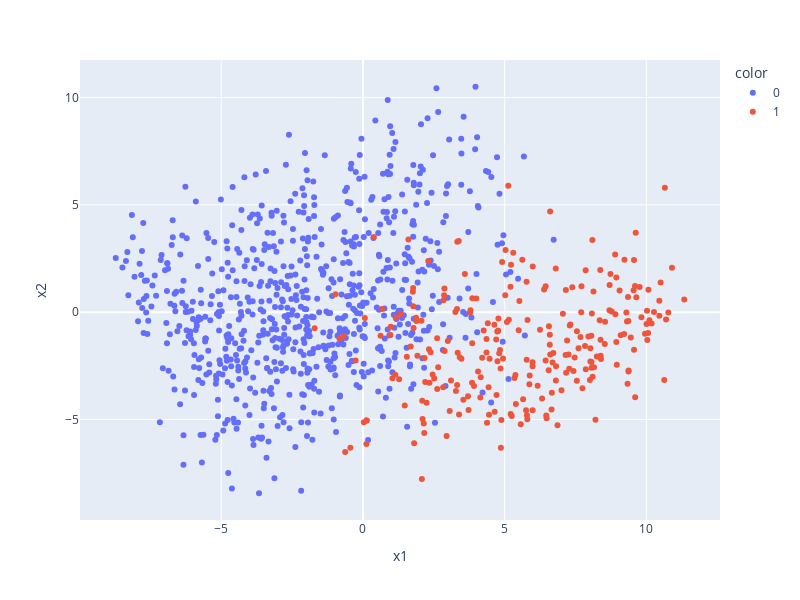

Source (notebook cell):
### Code cell
fig = px.scatter(emb_2d, x="x1", y="x2", color="color", hover_name="short_name", width=800, height=600)

fig.show()

### Figure 1 — Plotly figure (JSON) as saved in the notebook; plotly's stock layout.template omitted (floating-point values rounded to 4 significant figures; data arrays with more than 128 entries replaced by an {"elided": "..."} marker saying what was removed)
{"data": [{"hovertemplate": "<b>%{hovertext}</b><br><br>color=0<br>x1=%{x}<br>x2=%{y}<extra></extra>", "hovertext": {"elided": "745 str values"}, "legendgroup": "0", "marker": {"color": "#636efa", "symbol": "circle"}, "mode": "markers", "name": "0", "orientation": "v", "showlegend": true, "type": "scatter", "x": {"elided": "745 float values"}, "xaxis": "x", "y": {"elided": "745 float values"}, "yaxis": "y"}, {"hovertemplate": "<b>%{hovertext}</b><br><br>color=1<br>x1=%{x}<br>x2=%{y}<extra></extra>", "hovertext": {"elided": "255 str values"}, "legendgroup": "1", "marker": {"color": "#EF553B", "symbol": "circle"}, "mode": "markers", "name": "1", "orientation": "v", "showlegend": true, "type": "scatter", "x": {"elided": "255 float values"}, "xaxis": "x", "y": {"elided": "255 float values"}, "yaxis": "y"}], "layout": {"height": 600, "legend": {"title": {"text": "color"}, "tracegroupgap": 0}, "margin": {"t": 60}, "width": 800, "xaxis": {"anchor": "y", "domain": [0, 1], "title": {"text": "x1"}}, "yaxis": {"anchor": "x", "domain": [0, 1], "title": {"text": "x2"}}}}
